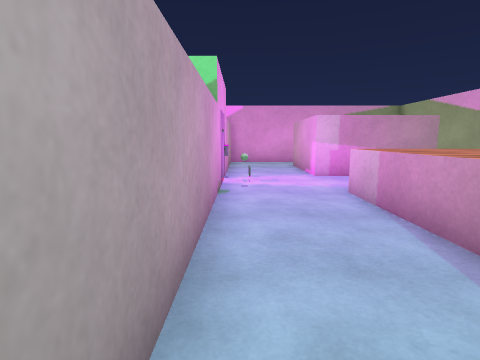
View 1 (above)

16 first-person views from a walk through a 3-D level made in the Unity game engine. The camera is 1.2 m above the floor, tilts 8° down and sees 80° across. The floor is counted in squares, 1 m on a side. Each view is taken from the middle of a square. On the plan, view 1 faces up. The plan holds only what a view shows up to about 13 squares ahead; the rest is blank. The place goes on beyond the plan. The player is left out. Door leaves are left out, so doorways stand open. Surface patterns are stand-ins for the level's own textures.

View 2
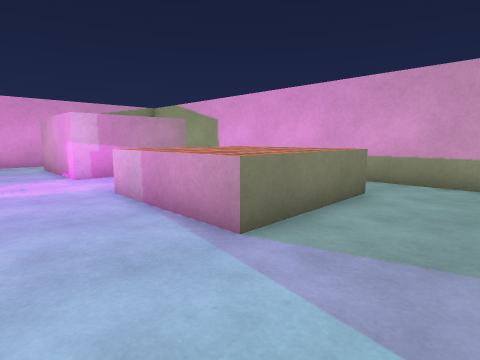

View 3
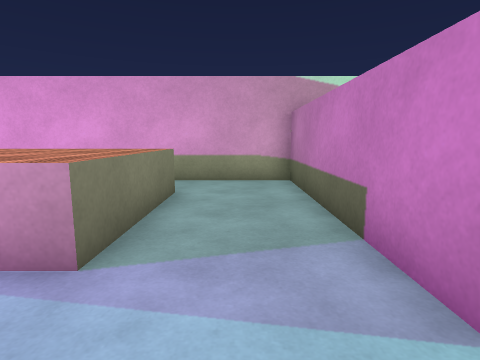

View 4
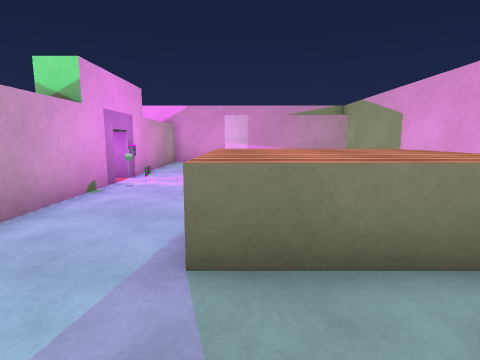

View 5
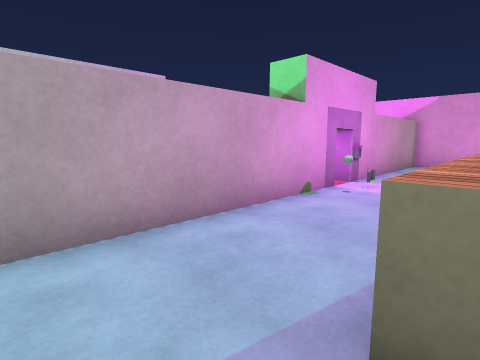

View 6
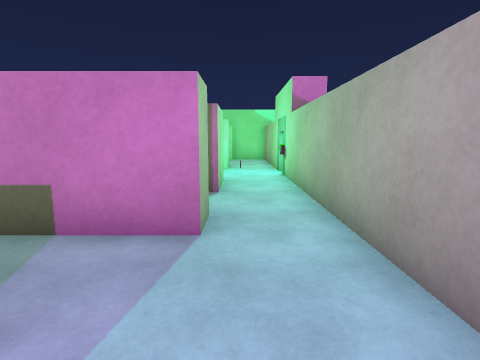

View 7
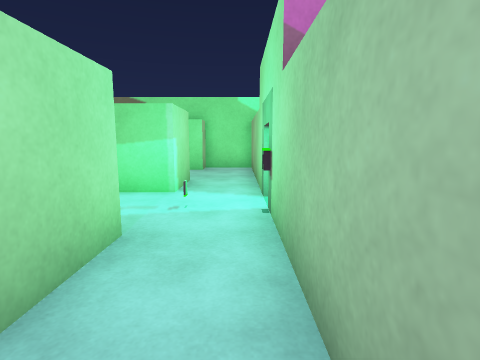

View 8
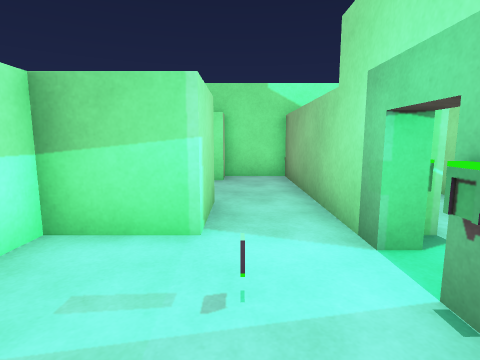

View 9
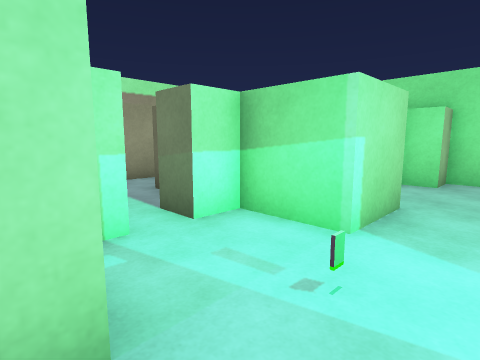

View 10
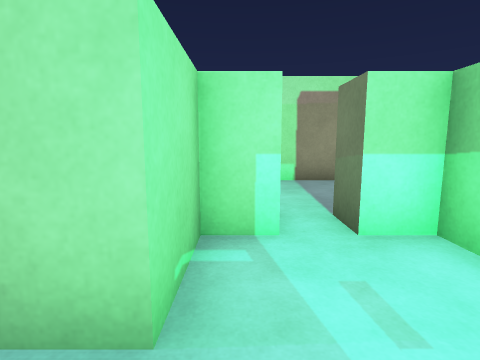

View 11
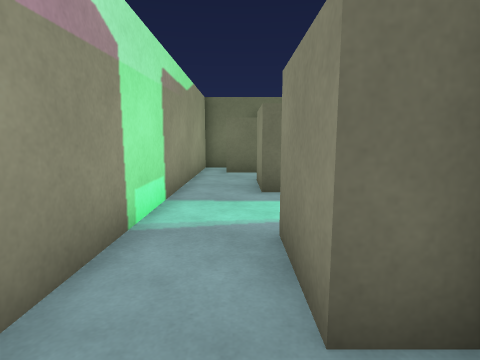

View 12
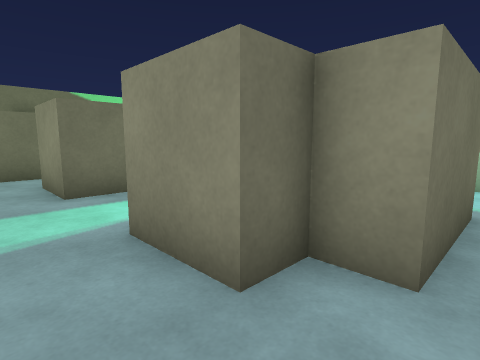

View 13
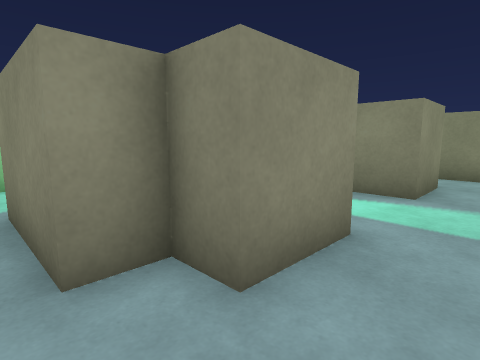

View 14
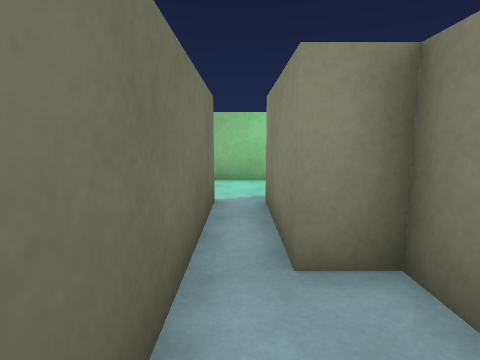

View 15
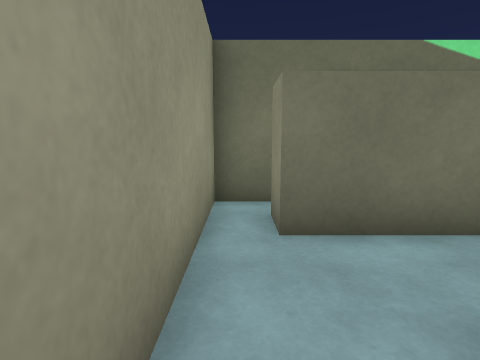

View 16
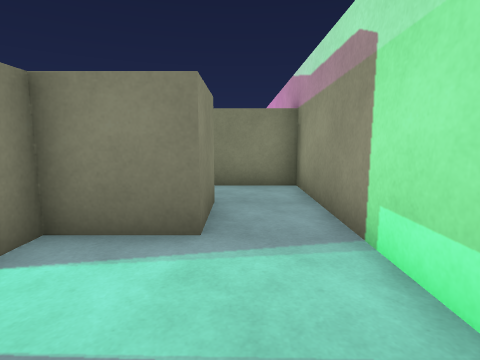

### Floor plan
Key: @ floor where view 1 was taken; # wall or solid block; . floor; D open door; ^ raised ledge; O other object.
Columns run from 2 left of view 1 to 9 right of it. Each row starts with its distance up from view 1.
 16  #####
 15  #....
 14  #...
 13  #...#     #
 12  #...#     #
 11  #...#     #
 10  #...####  #
  9  DO...     #
  8   ....     #
  7  #O...     #
  6  #...^^^^  #
  5  #...^^^^  #
  4  #...^^^^  #
  3  #...^^^^..#
  2  #.........#
  1  #.........#
  0  #@........#
 -1  #..########
 -2  #.........#
 -3  #...###...#
 -4  #..#####..#
 -5  #..#####..#
 -6  #....#....#
 -7  DO........#
 -8 .O....#....#
 -9 ##..#####..#
-10  #..#####..#
-11  #...###...#
-12  #.........#
-13  #...#####.#
-14  #..##   ..#
-15  ####    ###

Positions as (right, up) in squares from view 1, and headings:
1: (0, 0), facing up
2: (0, 0), facing up-right
3: (0, 1), facing right
4: (3, 0), facing up
5: (3, 1), facing up-left
6: (1, 3), facing down
7: (0, -2), facing down
8: (1, -5), facing down
9: (0, -5), facing down-right
10: (0, -6), facing right
11: (7, -2), facing down
12: (8, -2), facing down-left
13: (8, -12), facing up-left
14: (8, -12), facing left
15: (8, -9), facing down
16: (7, -9), facing up
